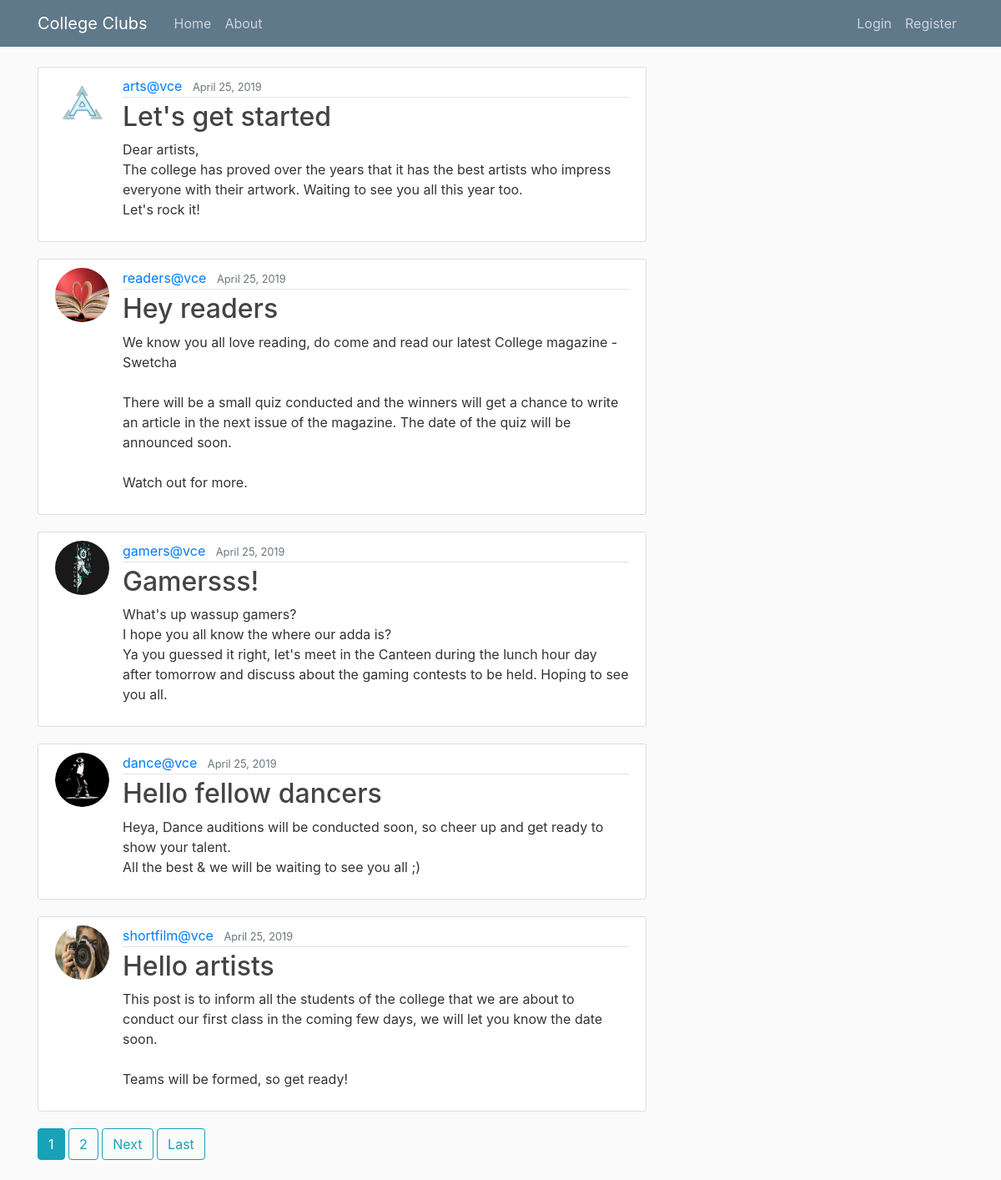
The page / on the database its author committed.
### blog/models.py (models this page shows, shortened)
class Post(models.Model):
    title = models.CharField(max_length=100)
    content = models.TextField()
    date_posted = models.DateTimeField(default=timezone.now)
    author = models.ForeignKey(User, on_delete=models.CASCADE)

### users/models.py (models this page shows, shortened)
class Profile(models.Model):
    user = models.OneToOneField(User, on_delete=models.CASCADE)
    image = models.ImageField(default='default.jpg', upload_to='profile_pics')

### blog/views.py (the view)
# urls.py: path('', PostListView.as_view(), name='blog-home'),
class PostListView(ListView):
    model = Post
    template_name = 'blog/home.html'  # <app>/<model>_<viewtype>.html
    context_object_name = 'posts'
    ordering = ['-date_posted']
    paginate_by = 5

### blog/templates/blog/home.html (shortened to what this page needs)
{% extends "blog/base.html" %}
{% block content %}
    {% for post in posts %}
        <article class="media content-section">
          <img class="rounded-circle article-img" src="{{ post.author.profile.image.url }}">
          <div class="media-body">
            <div class="article-metadata">
              <a class="mr-2" href="{% url 'user-posts' post.author.username %}">{{ post.author }}</a>
              <small class="text-muted">{{ post.date_posted|date:"F d, Y" }}</small>
            </div>
            <h2><a class="article-title" href="{% url 'post-detail' post.id %}">{{ post.title }}</a></h2>
            <p class="article-content">{{ post.content }}</p>
          </div>
        </article>
    {% endfor %}
    {% if is_paginated %}
      {% for num in page_obj.paginator.page_range %}
        {% if page_obj.number == num %}
          <a class="btn btn-info mb-4" href="?page={{ num }}">{{ num }}</a>
        {% elif num > page_obj.number|add:'-3' and num < page_obj.number|add:'3' %}
          <a class="btn btn-outline-info mb-4" href="?page={{ num }}">{{ num }}</a>
        {% endif %}
      {% endfor %}
      {% if page_obj.has_next %}
        <a class="btn btn-outline-info mb-4" href="?page={{ page_obj.next_page_number }}">Next</a>
        <a class="btn btn-outline-info mb-4" href="?page={{ page_obj.paginator.num_pages }}">Last</a>
      {% endif %}
    {% endif %}
{% endblock content %}

### blog/templates/blog/base.html (shortened to what this page needs)
{% load static %}
<!DOCTYPE html>
<html>
<head>
    <link rel="stylesheet" href="https://maxcdn.bootstrapcdn.com/bootstrap/4.0.0/css/bootstrap.min.css">
    <link rel="stylesheet" type="text/css" href="{% static 'blog/main.css' %}">
</head>
<body>
    <header class="site-header">
      <nav class="navbar navbar-expand-md navbar-dark bg-steel fixed-top">
        <div class="container">
          <a class="navbar-brand mr-4" href="{% url 'blog-home' %}">College Clubs</a>
          <div class="collapse navbar-collapse" id="navbarToggle">
            <div class="navbar-nav mr-auto">
              <a class="nav-item nav-link" href="{% url 'blog-home' %}">Home</a>
              <a class="nav-item nav-link" href="{% url 'blog-about' %}">About</a>
            </div>
            <div class="navbar-nav">
              {% if user.is_authenticated %}
                <a class="nav-item nav-link" href="{% url 'post-create' %}">New Post</a>
                <a class="nav-item nav-link" href="{% url 'profile' %}">Profile</a>
                <a class="nav-item nav-link" href="{% url 'logout' %}">Logout</a>
              {% else %}
                <a class="nav-item nav-link" href="{% url 'login' %}">Login</a>
                <a class="nav-item nav-link" href="{% url 'register' %}">Register</a>
              {% endif %}
            </div>
          </div>
        </div>
      </nav>
    </header>
    <main role="main" class="container">
      <div class="row">
        <div class="col-md-8">
          {% block content %}{% endblock %}
        </div>
      </div>
    </main>
</body>
</html>

### blog/static/blog/main.css (style rules this page uses)
body { background: #fafafa; color: #333333; margin-top: 5rem; }
h1, h2, h3, h4, h5, h6 { color: #444444; }
.bg-steel { background-color: #5f788a; }
.site-header .navbar-nav .nav-link { color: #cbd5db; }
.content-section { background: #ffffff; padding: 10px 20px; border: 1px solid #dddddd; border-radius: 3px; margin-bottom: 20px; }
.article-title { color: #444444; }
.article-content { white-space: pre-line; }
.article-img { height: 65px; width: 65px; margin-right: 16px; }
.article-metadata { padding-bottom: 1px; margin-bottom: 4px; border-bottom: 1px solid #e3e3e3 }

### rows shown on the page
Post: author.profile.image (picture), author "arts@vce", date_posted "April 25, 2019", title "Let's get started", content "Dear artists, The college has proved over the years that it has the best artists who impress everyone with their artwork. Waiting to see you all this year too. Let's rock it!"
Post: author.profile.image (picture), author "readers@vce", date_posted "April 25, 2019", title "Hey readers", content "We know you all love reading, do come and read our latest College magazine - Swetcha There will be a small quiz conducted and the winners will get a chance to write an article in the next issue of the magazine. The date of the quiz will be announced soon. Watch out for more."
Post: author.profile.image (picture), author "gamers@vce", date_posted "April 25, 2019", title "Gamersss!", content "What's up wassup gamers? I hope you all know the where our adda is? Ya you guessed it right, let's meet in the Canteen during the lunch hour day after tomorrow and discuss about the gaming contests to be held. Hoping to see you all."
Post: author.profile.image (picture), author "dance@vce", date_posted "April 25, 2019", title "Hello fellow dancers", content "Heya, Dance auditions will be conducted soon, so cheer up and get ready to show your talent. All the best & we will be waiting to see you all ;)"
Post: author.profile.image (picture), author "shortfilm@vce", date_posted "April 25, 2019", title "Hello artists", content "This post is to inform all the students of the college that we are about to conduct our first class in the coming few days, we will let you know the date soon. Teams will be formed, so get ready!"

### other values the page prints
{{ num }} "1"
{{ num }} "2"
